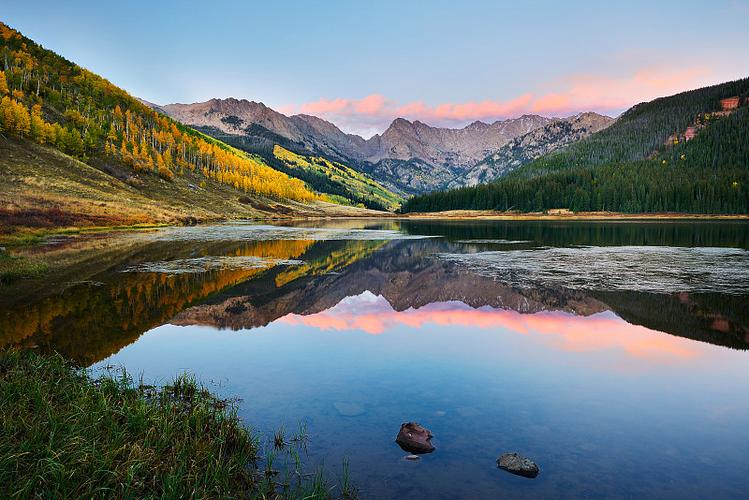
#> input picture picture.jpg, 749 x 500 px
$ jupyter execute HW-cv1-czx.ipynb
#> lines starting #> are read from the running program, lines starting #| are printed output that depends on the picture
[cell 1]
import cv2
import numpy as np
import matplotlib.pyplot as plt

def my_gaussian_kernel(ksize, sigma):
    ax = np.arange(-ksize // 2 + 1, ksize // 2 + 1)
    xx, yy = np.meshgrid(ax, ax)
    kernel = np.exp(-(xx**2 + yy**2) / (2 * sigma**2))
    kernel = kernel / np.sum(kernel)
    return kernel

def opencv_gaussian_kernel(ksize, sigma):
    k1d = cv2.getGaussianKernel(ksize, sigma)
    kernel_2d = np.outer(k1d, k1d)
    return kernel_2d

params = [(3, 0.5), (5, 1.0), (7,2.0)]

plt.figure(figsize=(12, 8))
plot_idx = 1

for ksize, sigma in params:
    my_k = my_gaussian_kernel(ksize, sigma)
    cv_k = opencv_gaussian_kernel(ksize, sigma)
    diff = np.max(np.abs(my_k - cv_k))

    plt.subplot(3, 2, plot_idx)
    plt.imshow(my_k, cmap="gray")
    plt.title(f'My Kernel {ksize}x{ksize}, sigma={sigma}')
    plt.colorbar()
    plot_idx += 1

    plt.subplot(3, 2, plot_idx)
    plt.imshow(cv_k, cmap="gray")
    plt.title(f'CV2 Kernel {ksize}x{ksize}, sigma={sigma}\nMax Diff: {diff:.5f}')
    plt.colorbar()
    plot_idx += 1
plt.tight_layout()
plt.show()
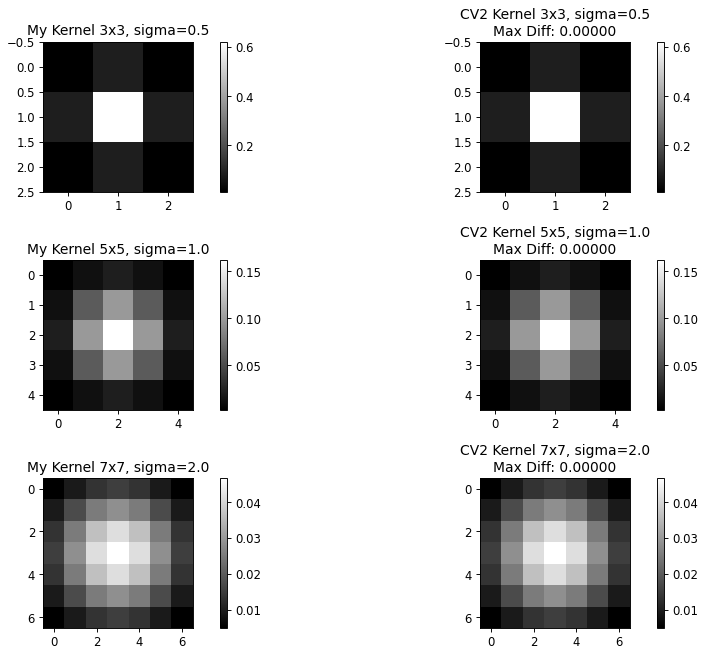
#> figure drawn by matplotlib, 12 panels

[cell 2]
import cv2
import numpy as np
import matplotlib.pyplot as plt

def my_manual_filter(image, kernel):
    h, w = image.shape
    k_h, k_w = kernel.shape

    pad_h = k_h // 2
    pad_w = k_w // 2

    padded_img = np.pad(image, ((pad_h, pad_h), (pad_w, pad_w)), mode='constant')
    output = np.zeros_like(image, dtype=np.float32)

    for i in range(h):
        for j in range(w):
            region = padded_img[i :i + k_h, j : j + k_w]
            output[i, j] = np.sum(region * kernel)

    return np.clip(output, 0, 255).astype(np.uint8)

img = cv2.imread('picture.jpg', 0)
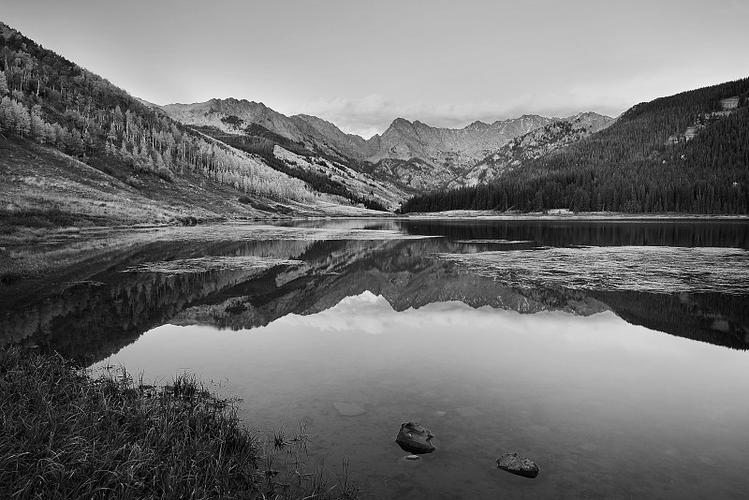
#> img: shape (500, 749); min 0, max 255, mean 112.4
params = [(3, 0.5), (5, 1.0), (7,2.0)]

plt.figure(figsize=(20, 5))
plt.subplot(1, 4, 1)
plt.imshow(img, cmap="gray")
plt.title("Original Image")
plt.axis('off')

for idx, (ksize, sigma) in enumerate(params):
    k = my_gaussian_kernel(ksize, sigma)
    filtered_img = my_manual_filter(img, k)

    plt.subplot(1, 4, idx + 2)
    plt.imshow(filtered_img, cmap="gray")
    plt.title(f'Filtered: {ksize}x{ksize}, sigma={sigma}')
    plt.axis('off')
#> this loop made 3 passes
#> pass 1, in my_manual_filter, `padded_img = np.pad(image, ((pad_h, pad_h), (pad_w, pad_w)), mode='con..`:
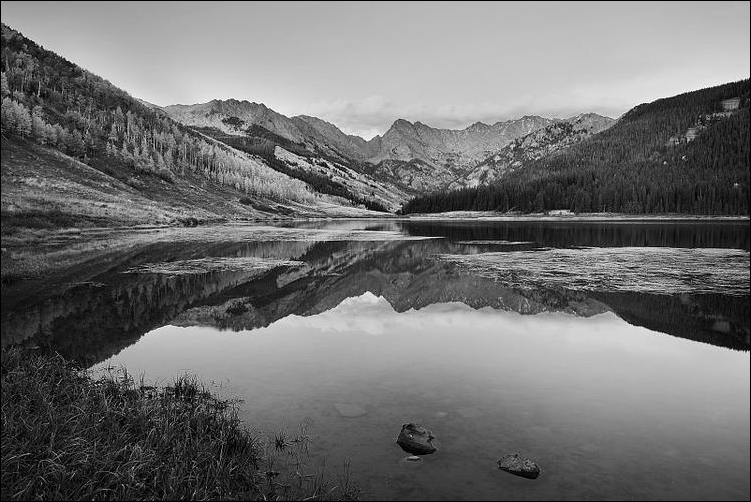
#> padded_img: shape (502, 751); min 0, max 255, mean 111.7
#> pass 2, in my_manual_filter (call 2), `padded_img = np.pad(image, ((pad_h, pad_h), (pad_w, pad_w)), mode='con..`:
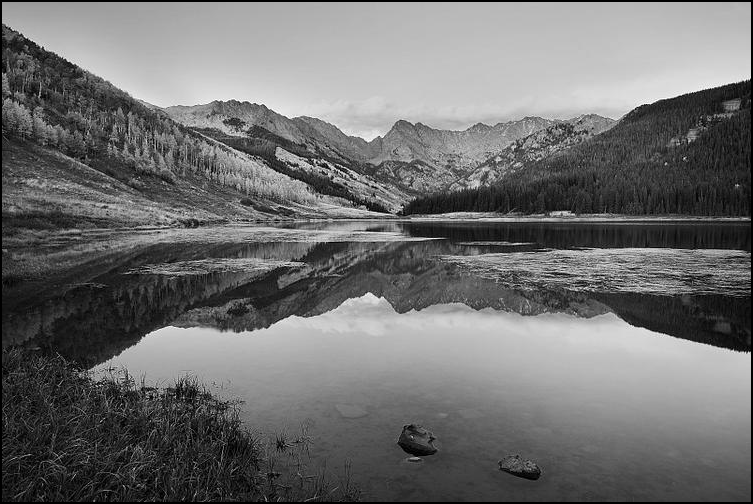
#> padded_img: shape (504, 753); min 0, max 255, mean 111

plt.tight_layout()
plt.show()
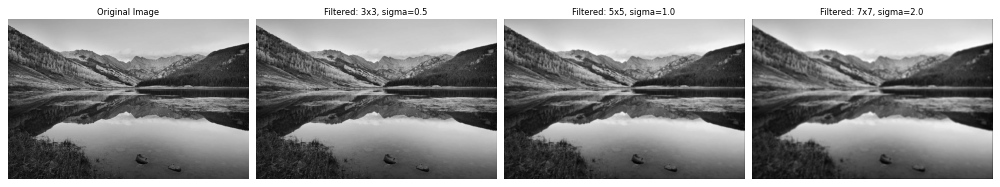
#> figure drawn by matplotlib, 4 panels

[cell 3]
import cv2
import numpy as np
import matplotlib.pyplot as plt

img = cv2.imread('picture.jpg', 0)

pad_size = 30
pad_zero = np.pad(img, ((pad_size, pad_size), (pad_size, pad_size)), mode='constant')
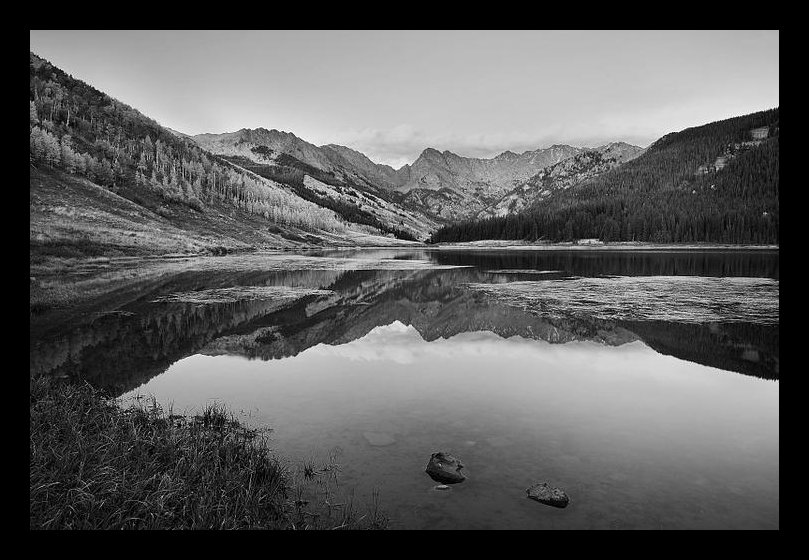
#> pad_zero: shape (560, 809); min 0, max 255, mean 92.9
pad_edge = np.pad(img, ((pad_size, pad_size), (pad_size, pad_size)), mode='edge')
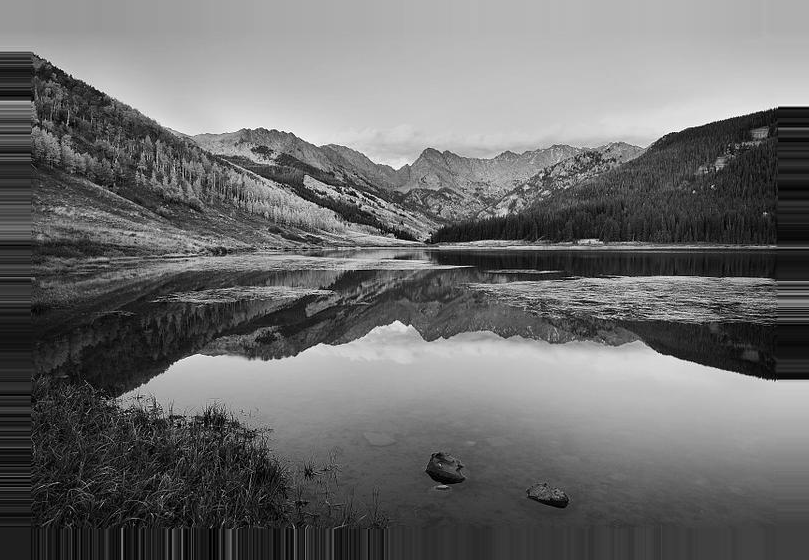
#> pad_edge: shape (560, 809); min 0, max 255, mean 109.3

plt.figure(figsize=(18, 6))

plt.subplot(1, 3, 1)
plt.imshow(img, cmap="gray")
plt.title("Original Image")
plt.axis('off')

plt.subplot(1, 3, 2)
plt.imshow(pad_zero, cmap="gray")
plt.title("Zero Padding")
plt.axis('off')

plt.subplot(1, 3, 3)
plt.imshow(pad_edge, cmap="gray")
plt.title("Replicate Padding")
plt.axis('off')

plt.tight_layout()
plt.show()

$ run again, with bird.jpg copied over picture.jpg
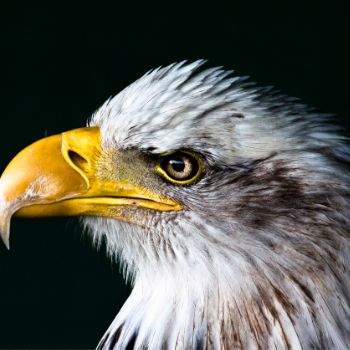
#> input picture bird.jpg, 350 x 350 px
#> `plt.show()`:
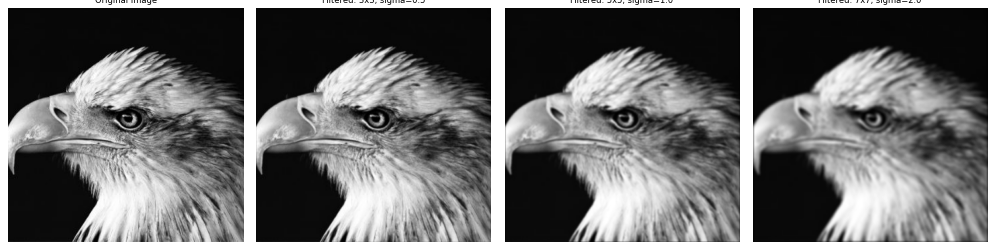
#> figure drawn by matplotlib, 4 panels
#> `pad_edge = np.pad(img, ((pad_size, pad_size), (pad_size, pad_size)), m..`:
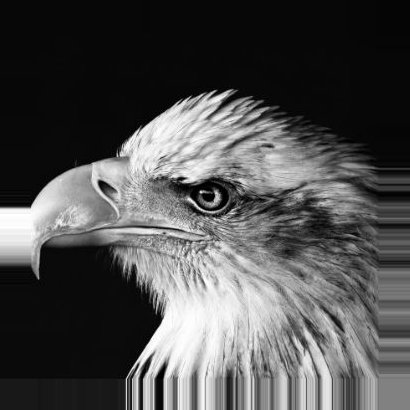
#> pad_edge: shape (410, 410); min 0, max 255, mean 79.7
